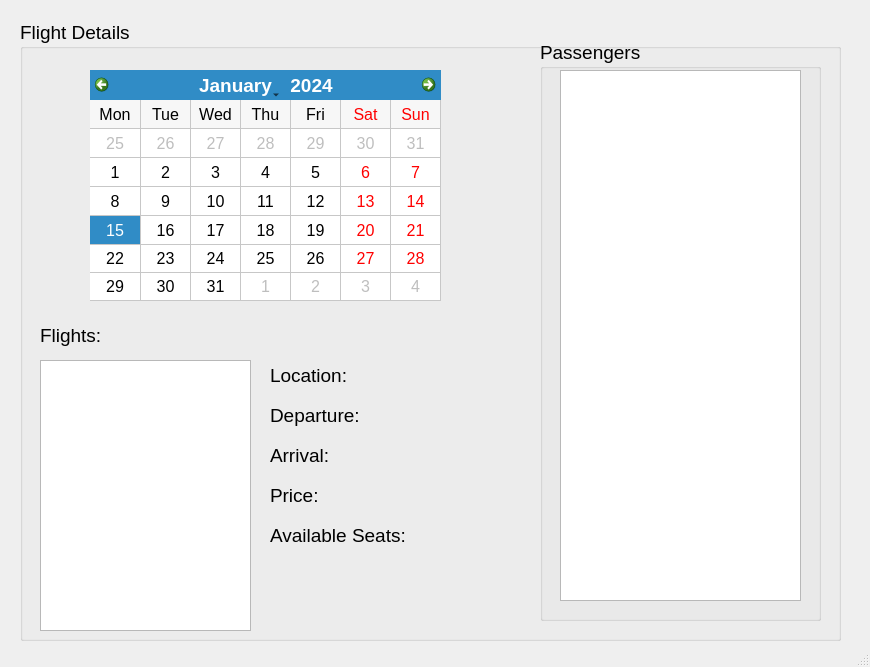
<?xml version="1.0" encoding="UTF-8"?>
<ui version="4.0">
 <class>MainWindow</class>
 <widget class="QMainWindow" name="MainWindow">
  <property name="geometry">
   <rect>
    <x>0</x>
    <y>0</y>
    <width>870</width>
    <height>667</height>
   </rect>
  </property>
  <property name="windowTitle">
   <string>MainWindow</string>
  </property>
  <widget class="QWidget" name="centralwidget">
   <widget class="QGroupBox" name="gbFlightDetails">
    <property name="geometry">
     <rect>
      <x>20</x>
      <y>20</y>
      <width>821</width>
      <height>621</height>
     </rect>
    </property>
    <property name="font">
     <font>
      <pointsize>14</pointsize>
     </font>
    </property>
    <property name="title">
     <string>Flight Details</string>
    </property>
    <widget class="QCalendarWidget" name="calendarWidget">
     <property name="geometry">
      <rect>
       <x>70</x>
       <y>50</y>
       <width>351</width>
       <height>231</height>
      </rect>
     </property>
     <property name="font">
      <font>
       <pointsize>12</pointsize>
      </font>
     </property>
     <property name="minimumDate">
      <date>
       <year>2000</year>
       <month>9</month>
       <day>14</day>
      </date>
     </property>
     <property name="gridVisible">
      <bool>true</bool>
     </property>
     <property name="verticalHeaderFormat">
      <enum>QCalendarWidget::NoVerticalHeader</enum>
     </property>
     <property name="navigationBarVisible">
      <bool>true</bool>
     </property>
     <property name="dateEditEnabled">
      <bool>false</bool>
     </property>
    </widget>
    <widget class="QLabel" name="label">
     <property name="geometry">
      <rect>
       <x>20</x>
       <y>300</y>
       <width>91</width>
       <height>31</height>
      </rect>
     </property>
     <property name="text">
      <string>Flights:</string>
     </property>
    </widget>
    <widget class="QListWidget" name="listWidget">
     <property name="geometry">
      <rect>
       <x>20</x>
       <y>340</y>
       <width>211</width>
       <height>271</height>
      </rect>
     </property>
    </widget>
    <widget class="QLabel" name="label_2">
     <property name="geometry">
      <rect>
       <x>250</x>
       <y>340</y>
       <width>101</width>
       <height>31</height>
      </rect>
     </property>
     <property name="text">
      <string>Location:</string>
     </property>
    </widget>
    <widget class="QLabel" name="label_3">
     <property name="geometry">
      <rect>
       <x>250</x>
       <y>380</y>
       <width>101</width>
       <height>31</height>
      </rect>
     </property>
     <property name="text">
      <string>Departure:</string>
     </property>
    </widget>
    <widget class="QLabel" name="label_4">
     <property name="geometry">
      <rect>
       <x>250</x>
       <y>420</y>
       <width>101</width>
       <height>31</height>
      </rect>
     </property>
     <property name="text">
      <string>Arrival:</string>
     </property>
    </widget>
    <widget class="QLabel" name="label_5">
     <property name="geometry">
      <rect>
       <x>250</x>
       <y>460</y>
       <width>101</width>
       <height>31</height>
      </rect>
     </property>
     <property name="text">
      <string>Price:</string>
     </property>
    </widget>
    <widget class="QLabel" name="label_6">
     <property name="geometry">
      <rect>
       <x>250</x>
       <y>500</y>
       <width>141</width>
       <height>31</height>
      </rect>
     </property>
     <property name="text">
      <string>Available Seats:</string>
     </property>
    </widget>
    <widget class="QGroupBox" name="gbFlightDetails_2">
     <property name="geometry">
      <rect>
       <x>520</x>
       <y>20</y>
       <width>281</width>
       <height>581</height>
      </rect>
     </property>
     <property name="font">
      <font>
       <pointsize>14</pointsize>
      </font>
     </property>
     <property name="title">
      <string>Passengers</string>
     </property>
     <widget class="QListWidget" name="listWidget_2">
      <property name="geometry">
       <rect>
        <x>20</x>
        <y>30</y>
        <width>241</width>
        <height>531</height>
       </rect>
      </property>
     </widget>
    </widget>
   </widget>
  </widget>
  <widget class="QStatusBar" name="statusbar"/>
 </widget>
 <resources/>
 <connections/>
</ui>
